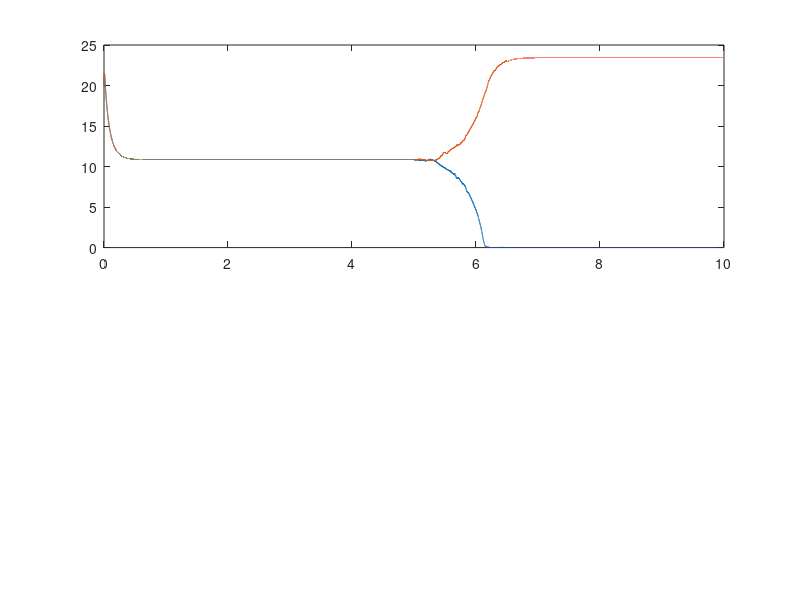

Write MATLAB code to recreate this figure. (Note: this script raises an error after producing the figure.)
% Network with N total inhibition-stabilized excitatory-inhibitory units. 
% M of those pairs we attempt to make "active", and N-M pairs we try to 
% suppress.

% In particular, this simulation displays bistability within a single 
% unit given a quadratic firing rate equation for the inhibitory units

% Nonlinear inhibitory unit Firing rate
% Linear excitatory unit Firing rate

% Noise duration could be manually set by start_t and end_t

clear
N = 5;              % Total excitatory-inhibitory firing rate unit pairs
M = 2;              % Total number of active excitatory-inhibitory firing rate unit pairs           

%% Add all subfolders of current directory into matlab session search
current_path = pwd;
addpath(genpath(current_path))

%% Parameters
dt = 0.0001;        % Time step for simulation
tmax = 10;          % Duration of simulation
t = 0:dt:tmax;      % Simulation time vector
Nt = length(t);

taue = 0.010;       % Time constant for excitatory cells
taui = 0.010;       % Time constant for Inhibitory cells

Wee0 = 1.3;         % Excit.-Excit. connection strength
Wie0 = -0.2;        % Inhib.-Excit. connection strength
Wei0 = 2.9;         % Excit-Excit connection strength
Weix = 0.5;         % Excit.-Inhibitory Cross connection strength
Wiex = 0;
Wii0 = -1;          % Inhib-Inhib connection strength

%% Original values
% Wee0 = 1.5;         % Excit.-Excit. connection strength
% Wie0 = -0.4;        % Inhib.-Excit. connection strength
% Wei0 = 2.5;         % Excit-Excit connection strength
% Weix = 0.5;           %Excit.-Inhibitory Cross connection strength
% Wiex = 0;
% Wii0 = -1;  

I0e = 1;            % Excit. applied current
I0i = 17;           % Inhib. applied current

alpha_e = 1;        % Gain of excit. cells
alpha_i = 0.02;     % Gain of inhib. cells
rmax = 100;         % Maximum firing rate

theta_e = 0;%1;    % threshold of activity for e. cells
theta_i = 0;%5;    % threshold of activity for i. cells

%Connection Matricies
Wee = Wee0*eye(N);
Wie = (Wie0-Wiex)*eye(N) + Wiex*ones(N);
Wei = (Wei0-Weix)*eye(N) + Weix*ones(N);
Wii = Wii0*eye(N);

%Current Matricies
Ie = I0e*ones(N,1);
Ii = I0i*ones(N,1);

% Calculate if the parameters fulfills requirments for inhibition stablized
% regime with linear firing rate function.
Wie_tilde = (-Wie0)/(1-Wii0);
I0i_tilde = I0i*Wie_tilde;
off_stable = Wee0 - 1 - Wie_tilde*(Wei0-Weix);
disp(off_stable)

%Rate Matricies
initial_fr = 20;    % Initial firing rate, can be altered.
re = zeros(N,Nt);
ri = zeros(N,Nt);
re(1:M,1) = initial_fr;%50.3;
ri(1:M,1) = 0;

%% noise term, start_t and end_t correspond to the noise term time
% if cut the noise, set start_t and end_t = 0
% if want to add noise to all time, set start_t = 0, end_t = tmax
sigman = 0.005/sqrt(dt);    % initial value is 0.01 
start_t = 5;    % noise start time
end_t = 6.5;    % noise ending time

%% simulation
for i = 2:Nt
    % Remove noise outside of limited range of time (start_t - end_t)
    if (i*dt < start_t || i*dt > end_t)
        Ie_tot = Wee*re(:,i-1) + Wie*ri(:,i-1) + Ie;
        Ii_tot = Wei*re(:,i-1) + Wii*ri(:,i-1) + Ii;
    else
        Ie_tot = Wee*re(:,i-1) + Wie*ri(:,i-1) + Ie + sigman*randn(N,1);
        Ii_tot = Wei*re(:,i-1) + Wii*ri(:,i-1) + Ii + sigman*randn(N,1);        
    end
    Ie_tot = max(Ie_tot,0);
    Ii_tot = max(Ii_tot,0);

    % Calculate excit. firing rate using linear firing rate function;
    % inhib. firing rate using quadratic firing rate function.
    re(:,i) = re(:,i-1) + dt*(-eye(N)*re(:,i-1) + alpha_e*(Ie_tot-theta_e))/taue;   
    ri(:,i) = ri(:,i-1) + dt*(-eye(N)*ri(:,i-1) + alpha_i*(Ii_tot-theta_i).^2).*sign(Ii_tot-theta_i)/taui;
    
    % Firing rate in range of 0-rmax
    re(:,i) = max(re(:,i),0);
    ri(:,i) = max(ri(:,i),0);
    re(:,i) = min(re(:,i),rmax);
    ri(:,i) = min(ri(:,i),rmax);
end

% Plot the firing rates, active units in figure1 and inactive units in
% figure2. Plot active and inactive separately in subplots
title_str = num2str("linE-QI, ");
if M == N
    figure(1), clf
    plot(t,re), legend(strcat("unit " + (1:N))), xlabel("active unit"), ylabel("Firing Rate"), title(title_str+"Excit. Units")
    figure(2), clf
    plot(t,ri), legend(strcat("unit " + (1:N))), xlabel("active unit"), ylabel("Firing Rate"), title(title_str+"Inhib. Units")
elseif M == 0
    figure(1), clf
    plot(t,re), legend(strcat("unit " + (1:N))), xlabel("inactive unit"), ylabel("Firing Rate"), title(title_str+"Excit. Units")
    figure(2), clf
    plot(t,ri), legend(strcat("unit " + (1:N))), xlabel("inactive unit"), ylabel("Firing Rate"), title(title_str+"Inhib. Units")
else
    figure(1), clf
    subplot(2,1,1), plot(t,re(1:M,:)), legend(strcat("unit " + (1:M))), xlabel("active unit"), ylabel("Firing Rate"), sgtitle(title_str+"Excit. Units")
    subplot(2,1,2), plot(t,re(M+1:N,:)), legend(strcat("unit " + (M+1:N))), xlabel("inactive unit"), ylabel("Firing Rate")
    figure(2), clf
    subplot(2,1,1), plot(t,ri(1:M,:)), legend(strcat("unit " + (1:M))), xlabel("active unit"), ylabel("Firing Rate"), sgtitle(title_str+"Inhib. Units")
    subplot(2,1,2), plot(t,ri(M+1:N,:)), legend(strcat("unit " + (M+1:N))), xlabel("inactive unit"), ylabel("Firing Rate")
end

% add all subfolders of current directory into matlab session search
current_path = pwd;
addpath(genpath(current_path))

disp(is_bistable(N, M, re, dt, start_t))




